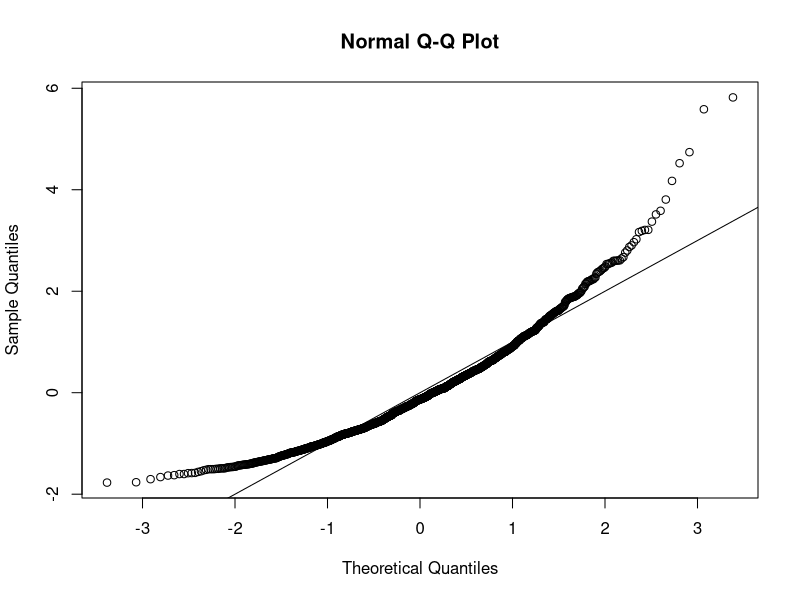
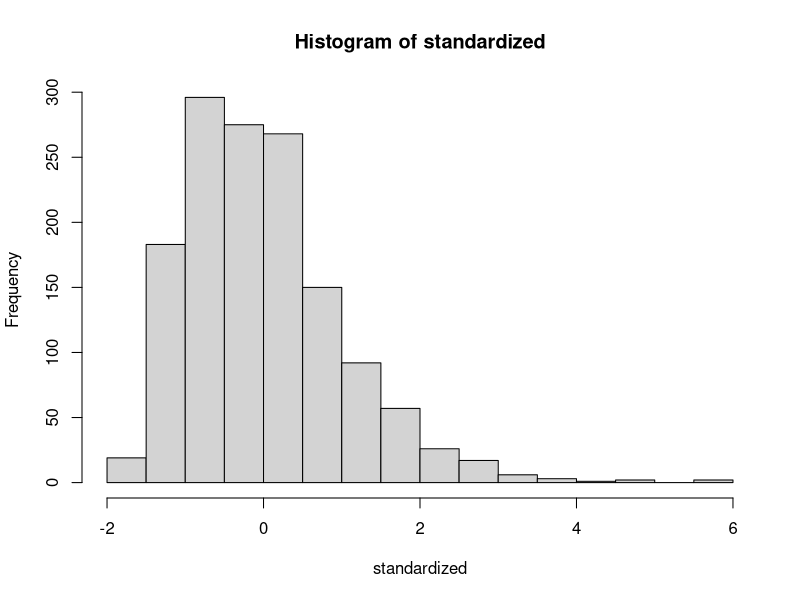
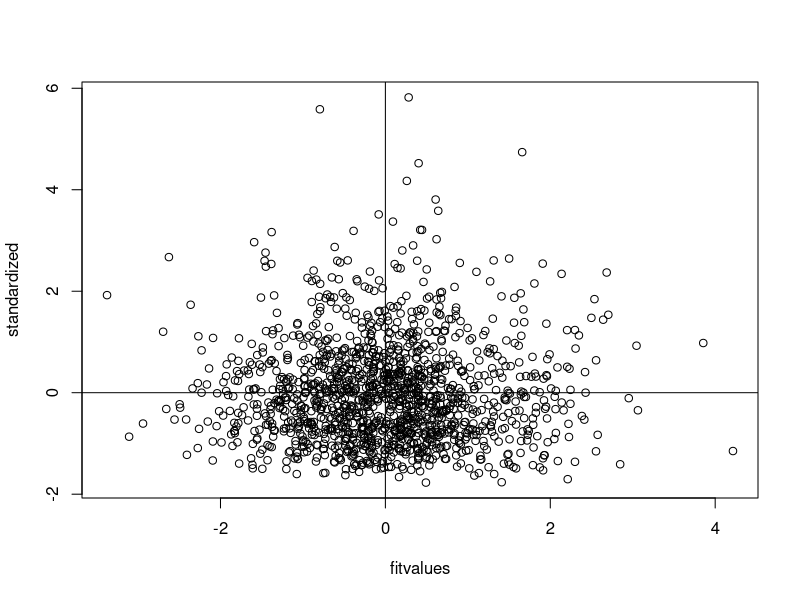

Here is the R script that generated these plots, in order:
setwd("E:/GA/Scales")
master = read.csv("Meaning_Scales_PVSHardiness_RR_Missing_RN_Paper_Fixed.csv")
summary(master)

##fix to 0-3, since qualtrics did 1-4
master[ , c(3:20)] = master[ , c(3:20)] - 1

##reverse coding 2, 4, 5, 7, 10, 12, 13, 15, 18
master[ , c(4,6,7,9,12,14,15,17,20)] = 3 - master[ , c(4,6,7,9,12,14,15,17,20)]
apply(master[ , c(3:20)],2,table)


####DATA SCREENING####

##Missing Data##
library(mice)
percentmiss = function(x){ sum(is.na(x))/length(x) *100 }

##Going by rows ONLY
notypos = master
missing = apply(notypos[ , 3:20], 1, percentmiss) 
table(missing)

##Replace only the data that you should
replacepeople = notypos[ missing <= 5 , ]  
dontpeople = notypos[ missing > 5 , ]

##Figure out the columns to exclude
apply(replacepeople, 2, percentmiss)
replacecolumn = replacepeople[ , -c(1,2,21)]
dontcolumn = replacepeople[ , c(1,2,21)]

##no missing data.
nomiss = replacepeople

##Outliers##
mahal = mahalanobis(nomiss[ , -c(1,2,21)], 
                    colMeans(nomiss[ , -c(1,2,21)], na.rm = TRUE),
                    cov(nomiss[ , -c(1,2,21)], use="pairwise.complete.obs"))
mahal
summary(mahal)
cutoff = qchisq(.999,ncol(nomiss[ , -c(1,2,21)])) 
summary(mahal < cutoff)
noout = nomiss[ mahal < cutoff, ]

##additivity: correlations
correlations = cor(noout[,-c(1,2,21)], use="pairwise.complete.obs")
symnum(correlations)

##make the random stuff
random = rchisq(nrow(noout), 7)
##be sure here not to include the ID columns!
fake = lm(random~., data=noout[ , -c(1:2,21)])

##get the linearity plot
##create the standardized residuals
standardized = rstudent(fake)
qqnorm(standardized)
abline(0,1)

##multivariate normality
hist(standardized, breaks=15)

##homogeneity and homoscedaticity
fitvalues = scale(fake$fitted.values)
plot(fitvalues, standardized) 
abline(0,0)
abline(v = 0)

##Scoring
PVSIII <- rowSums(noout[, c(3:20)])
PVSIII
